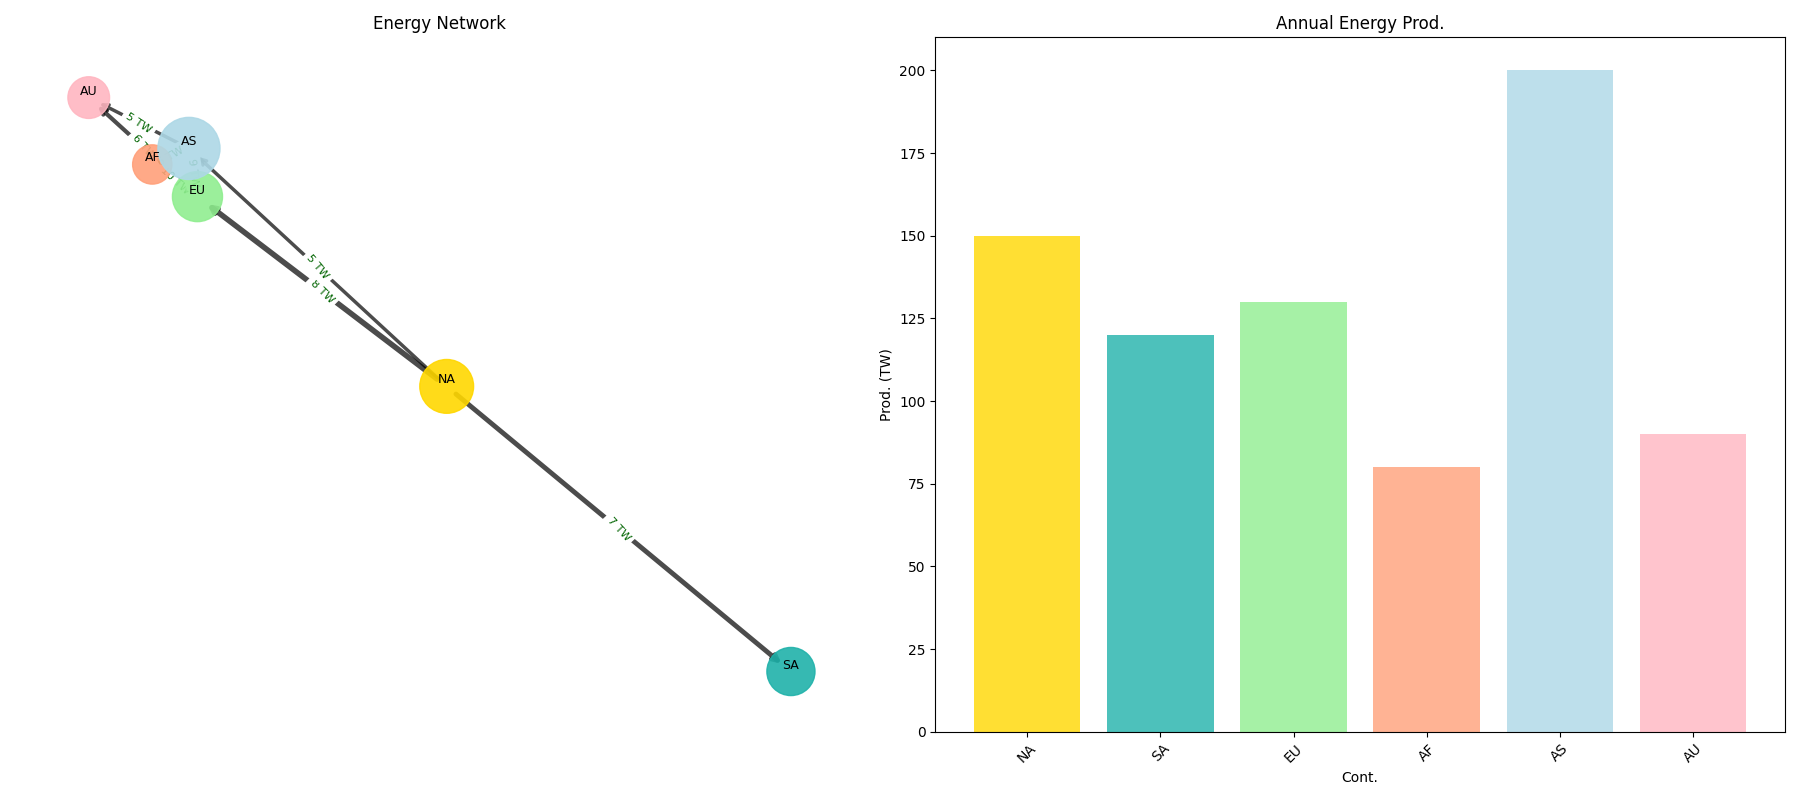

This figure's Python source:
import matplotlib.pyplot as plt
import networkx as nx

regions = [
    "NA", "SA", "EU", "AF",
    "AS", "AU"
]

energy_exchanges = [
    ("NA", "SA", 7),
    ("NA", "EU", 8),
    ("EU", "AF", 10),
    ("AF", "AS", 6),
    ("AS", "AU", 5),
    ("EU", "AS", 9),
    ("NA", "AS", 5),
    ("EU", "AU", 6),
]

annual_energy_production = {
    "NA": 150,
    "SA": 120,
    "EU": 130,
    "AF": 80,
    "AS": 200,
    "AU": 90
}

# Create a directed graph
G = nx.DiGraph()
G.add_nodes_from(regions)
G.add_weighted_edges_from(energy_exchanges)

pos = nx.spring_layout(G, seed=42)

node_colors = ['#FFD700', '#20B2AA', '#90EE90', '#FFA07A', '#ADD8E6', '#FFB6C1']
node_sizes = [annual_energy_production[region] * 10 for region in regions]

fig, axes = plt.subplots(1, 2, figsize=(18, 8))
plt.subplots_adjust(wspace=0.4)

nx.draw_networkx_nodes(G, pos, ax=axes[0], node_size=node_sizes, node_color=node_colors, alpha=0.9)
edge_weights = nx.get_edge_attributes(G, 'weight')
nx.draw_networkx_edges(G, pos, ax=axes[0], arrowstyle='->', arrowsize=10, width=[0.5 * weight for weight in edge_weights.values()], alpha=0.7)
nx.draw_networkx_labels(G, pos, ax=axes[0], font_size=9, font_family='sans-serif', verticalalignment='bottom')
edge_labels = {(u, v): f"{d['weight']} TW" for u, v, d in G.edges(data=True)}
nx.draw_networkx_edge_labels(G, pos, ax=axes[0], edge_labels=edge_labels, font_color='darkgreen', font_size=8)
axes[0].axis('off')
axes[0].set_title("Energy Network")

regions_list = list(annual_energy_production.keys())
energy_values = list(annual_energy_production.values())
axes[1].bar(regions_list, energy_values, color=node_colors, alpha=0.8)
axes[1].set_ylabel("Prod. (TW)")
axes[1].set_xlabel("Cont.")
axes[1].set_title("Annual Energy Prod.")
axes[1].tick_params(axis='x', rotation=45)

plt.tight_layout()
plt.show()
